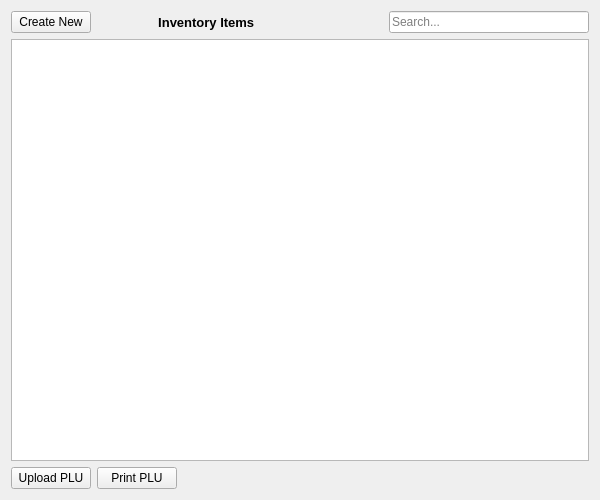
<?xml version="1.0" encoding="UTF-8"?>
<ui version="4.0">
 <class>inventoryItem</class>
 <widget class="QWidget" name="inventoryItem">
  <property name="geometry">
   <rect>
    <x>0</x>
    <y>0</y>
    <width>600</width>
    <height>500</height>
   </rect>
  </property>
  <property name="windowTitle">
   <string>Form</string>
  </property>
  <layout class="QVBoxLayout" name="verticalLayout">
   <item>
    <layout class="QHBoxLayout" name="horizontalLayout">
     <item>
      <widget class="QPushButton" name="createNewPushButton">
       <property name="sizePolicy">
        <sizepolicy hsizetype="Fixed" vsizetype="Fixed">
         <horstretch>0</horstretch>
         <verstretch>0</verstretch>
        </sizepolicy>
       </property>
       <property name="text">
        <string>Create New</string>
       </property>
      </widget>
     </item>
     <item>
      <spacer name="horizontalSpacer">
       <property name="orientation">
        <enum>Qt::Horizontal</enum>
       </property>
       <property name="sizeHint" stdset="0">
        <size>
         <width>40</width>
         <height>20</height>
        </size>
       </property>
      </spacer>
     </item>
     <item>
      <widget class="QLabel" name="titleLabel">
       <property name="font">
        <font>
         <pointsize>10</pointsize>
         <weight>75</weight>
         <bold>true</bold>
        </font>
       </property>
       <property name="text">
        <string>Inventory Items                   </string>
       </property>
       <property name="alignment">
        <set>Qt::AlignCenter</set>
       </property>
      </widget>
     </item>
     <item>
      <spacer name="horizontalSpacer_2">
       <property name="orientation">
        <enum>Qt::Horizontal</enum>
       </property>
       <property name="sizeHint" stdset="0">
        <size>
         <width>40</width>
         <height>20</height>
        </size>
       </property>
      </spacer>
     </item>
     <item>
      <widget class="QLineEdit" name="lineEdit">
       <property name="minimumSize">
        <size>
         <width>200</width>
         <height>0</height>
        </size>
       </property>
       <property name="placeholderText">
        <string>Search...</string>
       </property>
      </widget>
     </item>
    </layout>
   </item>
   <item>
    <widget class="QTableView" name="tableWidget">
     <property name="selectionBehavior">
      <enum>QAbstractItemView::SelectRows</enum>
     </property>
    </widget>
   </item>
   <item>
    <layout class="QHBoxLayout" name="horizontalLayout_2">
     <item>
      <widget class="QPushButton" name="uploadPLU">
       <property name="text">
        <string>Upload PLU</string>
       </property>
      </widget>
     </item>
     <item>
      <widget class="QPushButton" name="printPLU">
       <property name="text">
        <string>Print PLU</string>
       </property>
      </widget>
     </item>
     <item>
      <spacer name="horizontalSpacer_3">
       <property name="orientation">
        <enum>Qt::Horizontal</enum>
       </property>
       <property name="sizeHint" stdset="0">
        <size>
         <width>40</width>
         <height>20</height>
        </size>
       </property>
      </spacer>
     </item>
    </layout>
   </item>
  </layout>
 </widget>
 <resources/>
 <connections/>
</ui>
